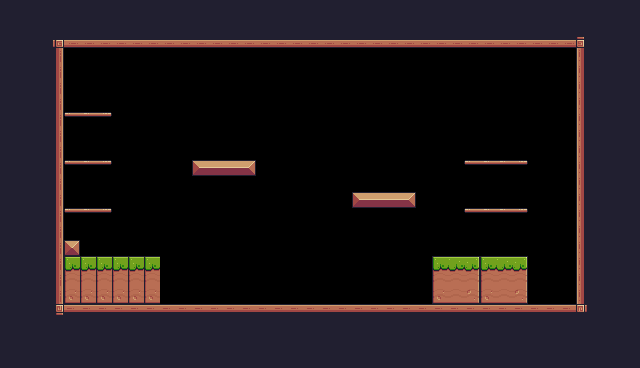

This is a level from a 2D game, rendered from its Tiled map with the project's own tilesets. A one-line summary and the complete map file follow:
An orthogonal 40x23 tile map with 16x16 px tiles, 1 tile layer (Background) and 26 objects (11x Fruit, 5x Platform, Player).

<map version="1.10" tiledversion="1.11.0" orientation="orthogonal" renderorder="right-down" width="40" height="23" tilewidth="16" tileheight="16" infinite="0" nextlayerid="4" nextobjectid="46">
 <tileset firstgid="1" source="Pixel Adventure.tsx" />
 <layer id="1" name="Background" width="40" height="23">
  <properties>
   <property name="BackgroundColor" value="Gray" />
  </properties>
  <data encoding="csv">
112,112,112,112,112,112,112,112,112,112,112,112,112,112,112,112,112,112,112,112,112,112,112,112,112,112,112,112,112,112,112,112,112,112,112,112,112,112,112,112,
112,112,112,112,112,112,112,112,112,112,112,112,112,112,112,112,112,112,112,112,112,112,112,112,112,112,112,112,112,112,112,112,112,112,112,112,112,112,112,112,
112,112,112,92,134,134,134,134,134,134,134,134,134,134,134,134,134,134,134,134,134,134,134,134,134,134,134,134,134,134,134,134,134,134,134,134,93,112,112,112,
112,112,112,113,0,0,0,0,0,0,0,0,0,0,0,0,0,0,0,0,0,0,0,0,0,0,0,0,0,0,0,0,0,0,0,0,111,112,112,112,
112,112,112,113,0,0,0,0,0,0,0,0,0,0,0,0,0,0,0,0,0,0,0,0,0,0,0,0,0,0,0,0,0,0,0,0,111,112,112,112,
112,112,112,113,0,0,0,0,0,0,0,0,0,0,0,0,0,0,0,0,0,0,0,0,0,0,0,0,0,0,0,0,0,0,0,0,111,112,112,112,
112,112,112,113,0,0,0,0,0,0,0,0,0,0,0,0,0,0,0,0,0,0,0,0,0,0,0,0,0,0,0,0,0,0,0,0,111,112,112,112,
112,112,112,113,40,41,42,0,0,0,0,0,0,0,0,0,0,0,0,0,0,0,0,0,0,0,0,0,0,0,0,0,0,0,0,0,111,112,112,112,
112,112,112,113,0,0,0,0,0,0,0,0,0,0,0,0,0,0,0,0,0,0,0,0,0,0,0,0,0,0,0,0,0,0,0,0,111,112,112,112,
112,112,112,113,0,0,0,0,0,0,0,0,0,0,0,0,0,0,0,0,0,0,0,0,0,0,0,0,0,0,0,0,0,0,0,0,111,112,112,112,
112,112,112,113,40,41,42,0,0,0,0,0,13,14,14,15,0,0,0,0,0,0,0,0,0,0,0,0,0,40,41,41,42,0,0,0,111,112,112,112,
112,112,112,113,0,0,0,0,0,0,0,0,0,0,0,0,0,0,0,0,0,0,0,0,0,0,0,0,0,0,0,0,0,0,0,0,111,112,112,112,
112,112,112,113,0,0,0,0,0,0,0,0,0,0,0,0,0,0,0,0,0,0,13,14,14,15,0,0,0,0,0,0,0,0,0,0,111,112,112,112,
112,112,112,113,40,41,42,0,0,0,0,0,0,0,0,0,0,0,0,0,0,0,0,0,0,0,0,0,0,40,41,41,42,0,0,0,111,112,112,112,
112,112,112,113,0,0,0,0,0,0,0,0,0,0,0,0,0,0,0,0,0,0,0,0,0,0,0,0,0,0,0,0,0,0,0,0,111,112,112,112,
112,112,112,113,35,0,0,0,0,0,0,0,0,0,0,0,0,0,0,0,0,0,0,0,0,0,0,0,0,0,0,0,0,0,0,0,111,112,112,112,
112,112,112,113,7,7,7,7,7,7,0,0,0,0,0,0,0,0,0,0,0,0,0,0,0,0,0,7,8,9,7,8,9,0,0,0,111,112,112,112,
112,112,112,113,29,29,29,29,29,29,0,0,0,0,0,0,0,0,0,0,0,0,0,0,0,0,0,29,30,31,29,30,31,0,0,0,111,112,112,112,
112,112,112,113,51,51,51,51,51,51,0,0,0,0,0,0,0,0,0,0,0,0,0,0,0,0,0,51,52,53,51,52,53,0,0,0,111,112,112,112,
112,112,112,114,90,90,90,90,90,90,90,90,90,90,90,90,90,90,90,90,90,90,90,90,90,90,90,90,90,90,90,90,90,90,90,90,115,112,112,112,
112,112,112,112,112,112,112,112,112,112,112,112,112,112,112,112,112,112,112,112,112,112,112,112,112,112,112,112,112,112,112,112,112,112,112,112,112,112,112,112,
112,112,112,112,112,112,112,112,112,112,112,112,112,112,112,112,112,112,112,112,112,112,112,112,112,112,112,112,112,112,112,112,112,112,112,112,112,112,112,112,
112,112,112,112,112,112,112,112,112,112,112,112,112,112,112,112,112,112,112,112,112,112,112,112,112,112,112,112,112,112,112,112,112,112,112,112,112,112,112,112
</data>
 </layer>
 <objectgroup id="2" name="Spawnpoints">
  <object id="9" name="Player" type="Player" x="304.986" y="255.895" width="32.3786" height="32.3786" />
  <object id="31" name="Bananas" type="Fruit" x="80" y="80" width="32" height="32" />
  <object id="35" name="Oranges" type="Fruit" x="80" y="128" width="32" height="32" />
  <object id="36" name="Apple" type="Fruit" x="80" y="176" width="32" height="32" />
  <object id="38" name="Cherries" type="Fruit" x="192" y="128" width="32" height="32" />
  <object id="39" name="Cherries" type="Fruit" x="224" y="128" width="32" height="32" />
  <object id="40" name="Cherries" type="Fruit" x="208" y="96" width="32" height="32" />
  <object id="41" name="Cherries" type="Fruit" x="352" y="160" width="32" height="32" />
  <object id="42" name="Cherries" type="Fruit" x="384" y="160" width="32" height="32" />
  <object id="43" name="Cherries" type="Fruit" x="368" y="128" width="32" height="32" />
  <object id="44" name="Kiwi" type="Fruit" x="480" y="128" width="32" height="32" />
  <object id="45" name="Kiwi" type="Fruit" x="480" y="176" width="32" height="32" />
 </objectgroup>
 <objectgroup id="3" name="Collisions">
  <object id="14" x="48" y="48" width="16" height="272" />
  <object id="16" x="64" y="304" width="528" height="16" />
  <object id="17" x="576" y="32" width="16" height="288" />
  <object id="18" x="48" y="32" width="544" height="16" />
  <object id="19" x="192" y="160" width="64" height="16" />
  <object id="20" x="352" y="192" width="64" height="16" />
  <object id="21" x="64" y="256" width="96" height="48" />
  <object id="22" x="64" y="240" width="16" height="16" />
  <object id="23" x="432" y="256" width="96" height="48" />
  <object id="24" type="Platform" x="464" y="208" width="64" height="16" />
  <object id="25" type="Platform" x="464" y="160" width="64" height="16" />
  <object id="26" type="Platform" x="64" y="208" width="48" height="16" />
  <object id="27" type="Platform" x="64" y="160" width="48" height="16" />
  <object id="28" type="Platform" x="64" y="112" width="48" height="16" />
 </objectgroup>
</map>
